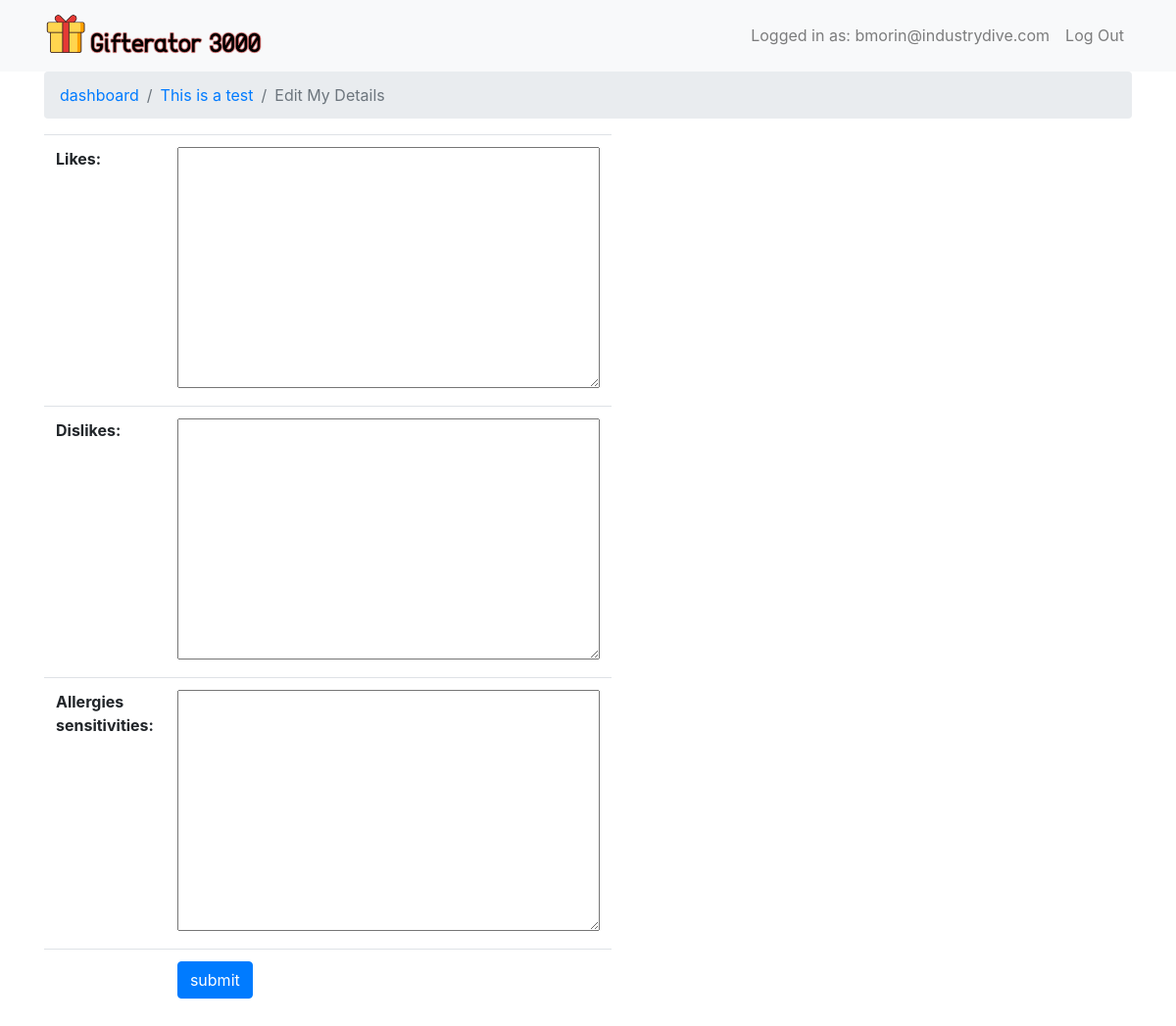
The page /giftexchange/5/editdetails/ (signed in) on the database as committed earlier.
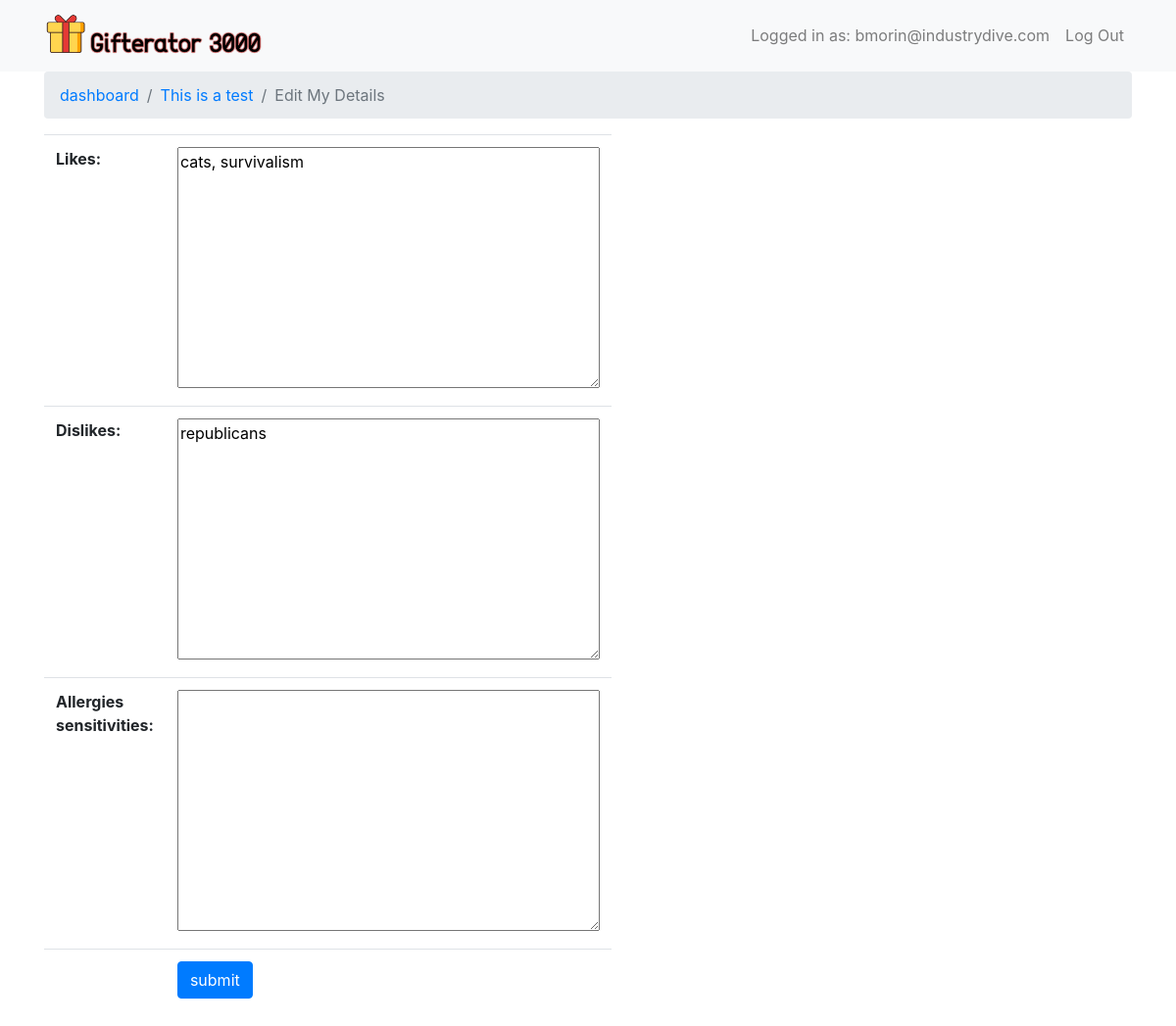
The same page on the database as committed later.
### giftexchange/models.py (models this page shows, shortened)
class Participant(models.Model):
	appuser = models.ForeignKey(AppUser, on_delete=models.CASCADE)
	giftexchange = models.ForeignKey(GiftExchange, on_delete=models.CASCADE)
	likes = models.TextField(blank=True, null=True)
	dislikes = models.TextField(blank=True, null=True)
	allergies_sensitivities = models.TextField(blank=True, null=True)

### giftexchange/views.py (the view, shortened to what this page needs)
# urls.py: path('giftexchange/<int:giftexchange_id>/editdetails/', views.GiftExchangeDetailEdit.as_view(), name='giftexchange_detail_edit'),
class GiftExchangeDetailEdit(GiftExchangeView):
	def setup(self, request, *args, **kwargs):
		super(GiftExchangeDetailEdit, self).setup(request, *args, **kwargs)
		self.template = loader.get_template('giftexchange/generic_form.html')
		self.context = {
			'breadcrumbs': [
				('dashboard', reverse('dashboard')),
				(self.giftexchange.title, reverse('giftexchange_detail', kwargs={'giftexchange_id': self.giftexchange_id})),
				('Edit My Details', None)
			],
			'form': None,
		}
	def get(self, request, *args, **kwargs):
		form = ParticipantDetailsForm(instance=self.participant_details)
		self.context['form'] = form
		return HttpResponse(self.template.render(self.context, request))

### giftexchange/forms.py
class ParticipantDetailsForm(ModelForm):
	class Meta:
		model = Participant
		fields = ['likes', 'dislikes', 'allergies_sensitivities']

### giftexchange/models.py (called while the page is built)
	def exchange_participant(self, giftexchange):
		participant_exists = Participant.objects.filter(appuser=self, giftexchange=giftexchange).exists()
		if participant_exists:
			return Participant.objects.get(appuser=self, giftexchange=giftexchange)
		return False

	@classmethod
	def get(cls, djangouser):
		return cls.objects.get(djangouser=djangouser)

### giftexchange/views.py (called while the page is built)
	def setup(self, request, *args, **kwargs):
		super(AuthenticatedView, self).setup(request, *args, **kwargs)
		if not self.request.user.is_authenticated:
			raise Http404('Login Required')
		self.giftexchange = None
		self.is_admin = False
		self.djangouser = request.user
		self.appuser = AppUser.get(djangouser=self.djangouser)
		if 'giftexchange_id' in kwargs:
			self.giftexchange = GiftExchange.objects.filter(pk=kwargs['giftexchange_id']).first()
			self.giftexchange_id = self.giftexchange.pk

### giftexchange/templates/giftexchange/generic_form.html (shortened to what this page needs)
{% extends 'giftexchange/base.html' %}
{% block page_content %}
<div class="row">
	<div class="col-sm-3 col">
		<form class="form" method="POST" action="{{action}}">
			<table class="table">
				{{form.as_table}}
				<tr>
					<td></td>
					<td><input type="submit" class="btn btn-primary" value="{% if submit_text %}{{submit_text}}{%else%}submit{%endif%}" /></td>
			</table>
		</form>
	</div>
</div>
{% endblock %}

Rows that differ between the two databases and show on the page:
now on this page (row edited): Participant: likes "cats, survivalism", dislikes "republicans"
changed Participant: likes empty → "cats, survivalism" (drawn)
